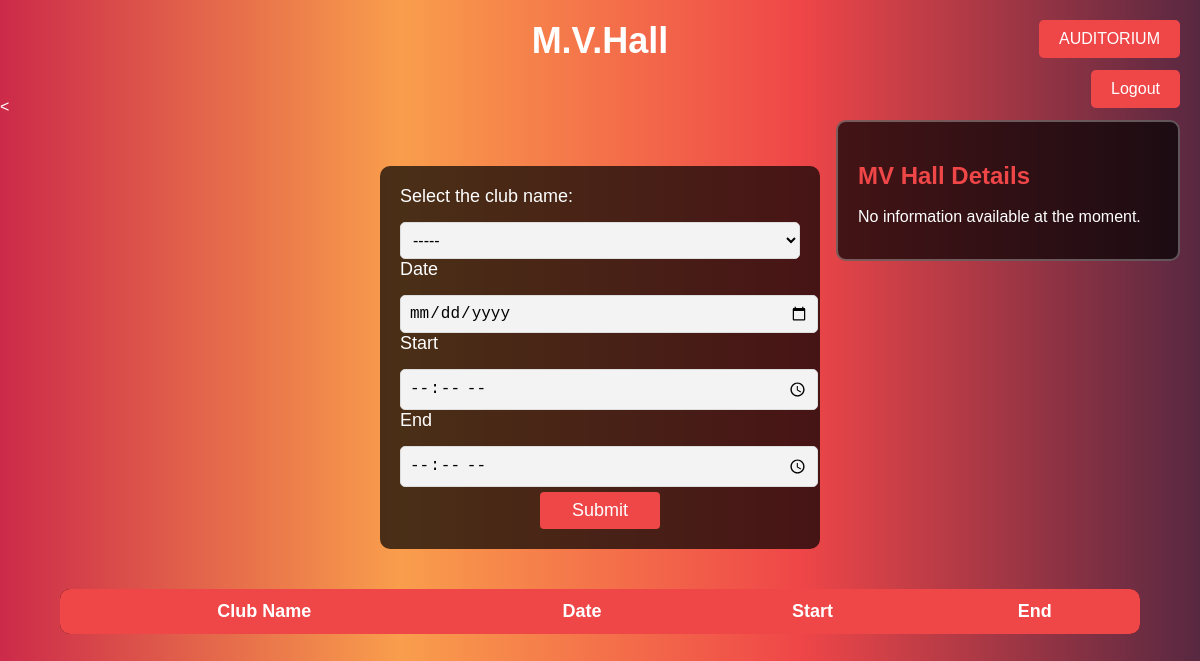
The page /MVhall/ on the database as committed earlier.
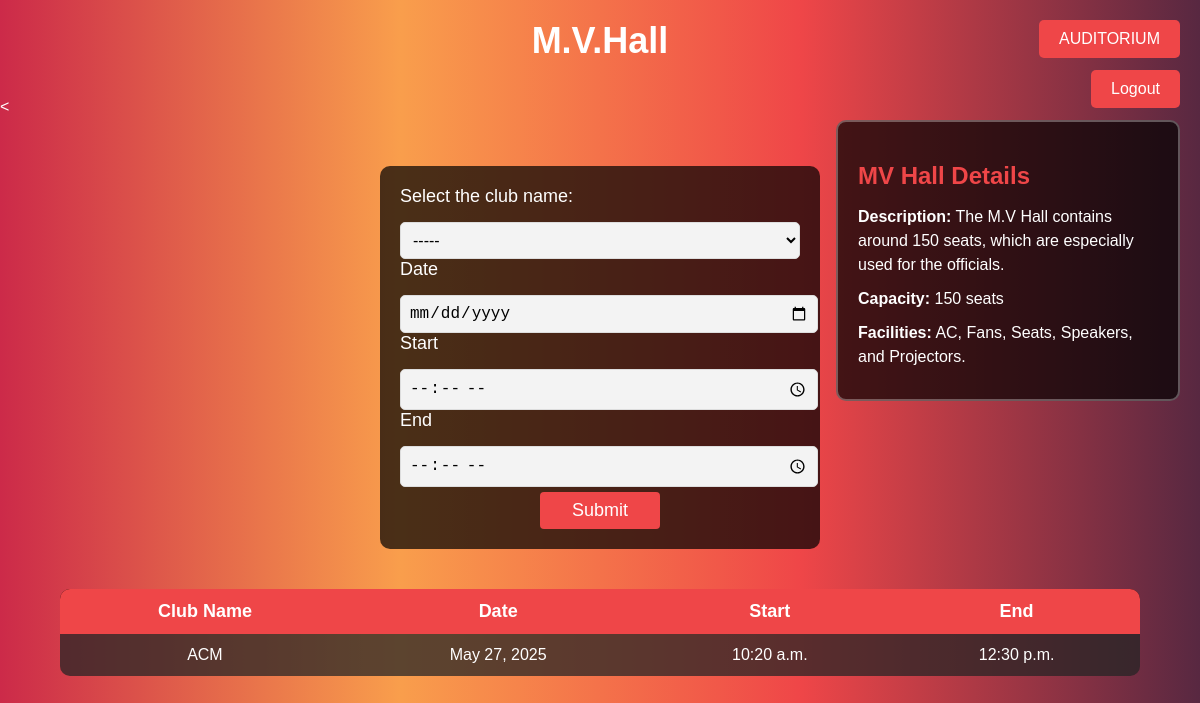
The same page on the database as committed later.
### myapp/models.py (models this page shows, shortened)
class MVHallInfo(models.Model):
    description = models.TextField()
    capacity = models.IntegerField()
    facilities = models.TextField()

class MVHallBooking(models.Model):
    club_name = models.CharField(max_length=100)
    date = models.DateField()
    start_time = models.TimeField()
    end_time = models.TimeField()

### myapp/views.py (the view, shortened to what this page needs)
# urls.py: path("MVhall/",MVhall,name="MVhall"),
def MVhall(request):
    mvhall_bookings = MVHallBooking.objects.all().order_by('date')
    mvhall_info = MVHallInfo.objects.first()
    context = {
        'bookings': mvhall_bookings,
        'mvhall_info': mvhall_info,
    }
    return render(request, 'MVhall.html', context)

### myapp/templates/MVhall.html (shortened to what this page needs)
<!DOCTYPE html>
<html lang="en">
  <head>
    {% load static %}
    <link rel="stylesheet" href="{% static 'audi.css' %}" />
  </head>
  <body>
    <div class="text" id="AUDITORIUM">
      <h3>M.V.Hall</h3>
    </div>
<
<div class="mv-hall-info">
  <h2>MV Hall Details</h2>
  {% if mvhall_info %}
    <p><strong>Description:</strong> {{ mvhall_info.description }}</p>
    <p><strong>Capacity:</strong> {{ mvhall_info.capacity }} seats</p>
    <p><strong>Facilities:</strong> {{ mvhall_info.facilities }}</p>
  {% else %}
    <p>No information available at the moment.</p>
  {% endif %}
</div>
    <form action="{% url 'myapp:MVhall' %}" method="post">
      <div class="container2">
        <div class="con1">
          <label class="clubs" for="clubs">Select the club name:</label>
          <select class="clubs" id="clubs" name="clubs">
            <option value="" class="clbnm" disabled selected>-----</option>
          </select>
          <div class="date">
            <label for="date">Date</label>
            <input type="date" id="date" name="date" />
          </div>
          <div class="start">
            <label for="from">Start</label>
            <input type="time" id="from" name="from" />
          </div>
          <div class="end">
            <label for="to">End</label>
            <input type="time" id="to" name="to" />
          </div>
          <div class="submit">
            <input class="submit" name="submit" type="submit" value="Submit" />
          </div>
        </div>
      </div>
    </form>
    <div class="container1">
      <div class="status" id="refresh">
        <table class="statustable">
          <tr id="tr1">
            <th>Club Name</th>
            <th>Date</th>
            <th>Start</th>
            <th>End</th>
          </tr>
          {% for booking in bookings %}
          <tr id="tr1">
            <td>{{ booking.club_name }}</td>
            <td>{{ booking.date }}</td>
            <td>{{ booking.start_time }}</td>
            <td>{{ booking.end_time }}</td>
          </tr>
          {% endfor %}
        </table>
      </div>
    </div>
     <form action="{% url 'myapp:audi' %}" method="get" style="text-align: right; margin-top: 10px;">
      <button type="submit" class="mvhall-btn">AUDITORIUM</button>
    </form>
    <form action="{% url 'myapp:logoutUser' %}" method="post" style="text-align: right; margin-top: 20px;">
      <button type="submit" class="logout-btn">Logout</button>
  </body>
</html>

Rows that differ between the two databases and show on the page:
added MVHallInfo: description "The M.V Hall contains around 150 seats, which are especially used for the officials.", capacity "150", facilities "AC, Fans, Seats, Speakers, and Projectors."
added MVHallBooking: club_name "ACM", date "May 27, 2025", start_time "10:20 a.m.", end_time "12:30 p.m."
Other text that changed with them:
text no longer shown: "No information available at the moment."
text now shown: "Description: Capacity: seats Facilities:"
